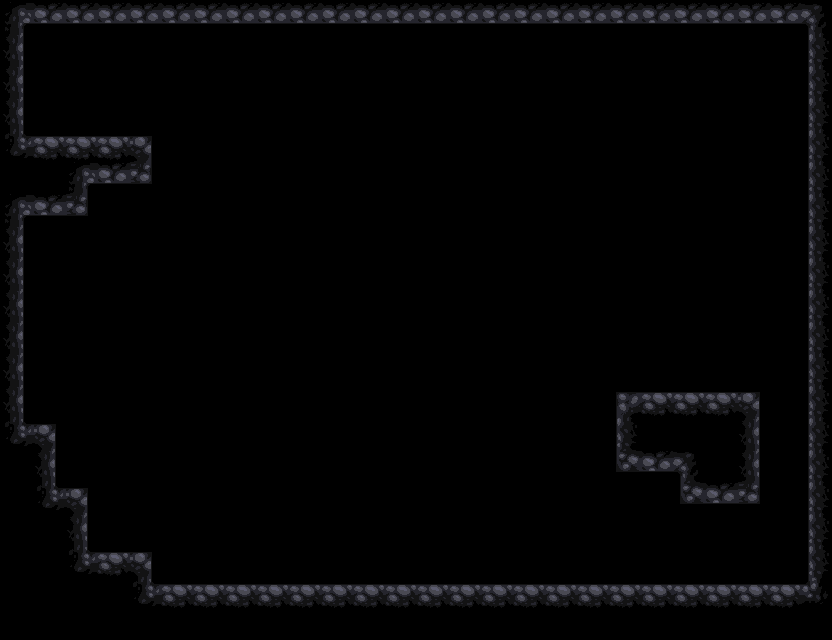

The image is a tile-based game level rendered from a .tmx file. Its description and complete source (layers, tilesets, objects, tile grids) follow:
An orthogonal 26x20 tile map with 32x32 px tiles, 1 tile layer (Terrain) and 11 objects.

<map version="1.10" tiledversion="1.11.2" orientation="orthogonal" renderorder="right-down" width="26" height="20" tilewidth="32" tileheight="32" infinite="0" nextlayerid="3" nextobjectid="15">
 <tileset firstgid="1" source="caveTiles.tsx" />
 <layer id="1" name="Terrain" width="26" height="20">
  <data encoding="csv">
20,34,34,34,34,34,34,34,34,34,34,34,34,34,34,34,34,34,34,34,34,34,34,34,34,21,
19,6,5,5,5,5,4,5,4,4,6,5,5,4,5,5,6,5,5,5,4,5,6,4,5,17,
19,6,4,4,4,4,4,5,4,5,4,6,6,6,5,4,6,5,6,5,6,6,4,6,5,17,
19,4,4,4,4,4,4,4,4,4,4,4,4,4,4,4,4,4,4,4,4,6,4,5,5,17,
36,2,2,2,3,4,4,4,4,4,4,4,4,4,4,4,4,4,4,4,4,4,4,5,5,17,
18,18,20,34,35,4,4,4,4,4,4,4,4,4,4,4,4,4,4,4,4,4,4,4,5,17,
20,34,35,4,4,4,4,4,4,4,4,4,4,4,4,4,4,6,6,6,6,6,6,4,5,17,
19,4,5,4,4,4,4,4,4,4,4,4,4,4,4,4,4,6,6,6,6,6,6,6,4,17,
19,4,4,4,4,4,4,4,4,4,4,4,4,4,4,4,4,4,4,4,4,4,4,6,6,17,
19,5,6,4,4,4,4,4,4,4,4,4,4,4,4,4,4,4,4,4,4,4,4,4,5,17,
19,4,5,4,4,4,4,4,4,4,4,4,4,4,4,4,4,4,5,6,6,6,6,6,5,17,
19,6,5,4,6,5,6,5,6,4,4,4,4,4,4,4,4,4,4,4,4,4,6,4,6,17,
19,5,5,6,4,6,6,4,5,4,4,4,4,4,4,4,5,6,4,1,2,2,2,3,6,17,
36,3,4,4,4,5,5,6,6,6,6,5,4,4,5,5,4,6,6,17,18,18,18,19,4,17,
18,19,6,4,6,5,5,6,6,4,5,4,5,6,4,4,6,6,6,33,34,21,18,19,4,17,
18,36,3,4,5,5,4,4,4,5,6,5,5,5,5,6,6,6,6,4,4,33,34,35,6,17,
18,18,19,6,6,6,4,5,6,4,6,6,6,6,5,5,5,5,6,6,6,4,5,5,6,17,
18,18,36,2,3,6,6,6,5,4,4,4,4,4,4,6,6,5,4,4,6,6,5,4,6,17,
18,18,18,18,36,2,2,2,2,2,2,2,2,2,2,2,2,2,2,2,2,2,2,2,2,37,
18,18,18,18,18,18,18,18,18,18,18,18,18,18,18,18,18,18,18,18,18,18,18,18,18,18
</data>
 </layer>
 <objectgroup id="2" name="Collision">
  <object id="1" x="1" y="584" width="831" height="56" />
  <object id="2" x="0.666667" y="552.333" width="150.667" height="32" />
  <object id="3" x="0.333333" y="488.333" width="87.3333" height="63.3333" />
  <object id="4" x="0.333333" y="424.667" width="55.3333" height="63.3939" />
  <object id="5" x="0" y="-0.666667" width="24.0606" height="424.667" />
  <object id="6" x="23.6667" y="136" width="128" height="47.6667" />
  <object id="7" x="23.4545" y="184" width="64.3636" height="31.6364" />
  <object id="9" x="24" y="0" width="808" height="23.7917" />
  <object id="10" x="808.182" y="24.3636" width="23.6364" height="559.455" />
  <object id="11" x="615.739" y="392.182" width="144.523" height="79.6364" />
  <object id="12" x="680.091" y="472.182" width="79.9091" height="31.6364" />
 </objectgroup>
</map>
